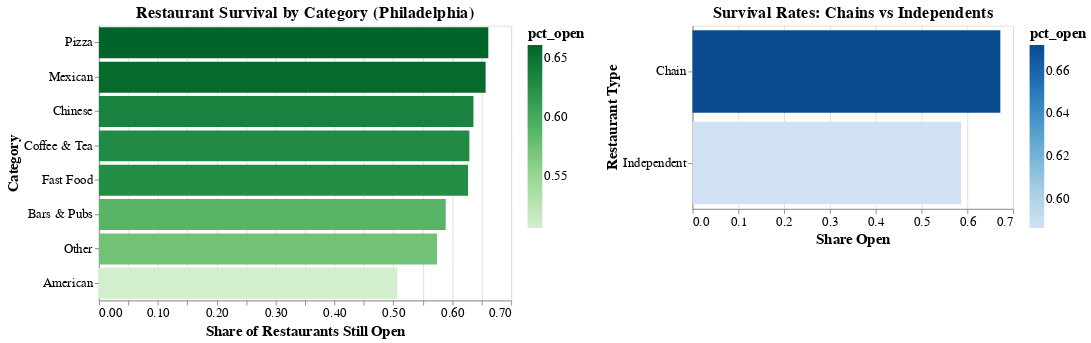

Source (notebook cell):
### Code cell
chain_chart = (
    alt.Chart(chain_summary)
      .mark_bar()
      .encode(
          x=alt.X("pct_open:Q", title="Share Open"),
          y=alt.Y("chain_label:N", sort="-x", title="Restaurant Type"),
          color=alt.Color("pct_open:Q", scale=alt.Scale(scheme="blues")),
          tooltip=["chain_label:N", "pct_open:Q", "n:Q"]
      )
      .properties(
          title="Survival Rates: Chains vs Independents",
          width=350,
          height=200
      )
)

chain_chart



combined_chart = alt.hconcat(
    cat_chart,
    chain_chart
).resolve_scale(
    color='independent'
).configure_title(
    fontSize=22,     
    font='Arial',
    fontWeight='bold'
)

combined_chart.configure_axis(
    labelFontSize=14,
    titleFontSize=16
).configure_legend(
    labelFontSize=14,
    titleFontSize=16
).configure_title(
    fontSize=18
)

### Figure 1 — Vega-Lite specification as saved in the notebook (floating-point values rounded to 4 significant figures)
{"config": {"view": {"continuousWidth": 300, "continuousHeight": 300}, "axis": {"labelFontSize": 14, "titleFontSize": 16}, "legend": {"labelFontSize": 14, "titleFontSize": 16}, "title": {"fontSize": 18}}, "hconcat": [{"data": {"name": "data-9c9085ad7ba1fc91c67bc47109861d77"}, "mark": {"type": "bar"}, "encoding": {"color": {"field": "pct_open", "scale": {"scheme": "greens"}, "type": "quantitative"}, "tooltip": [{"field": "category_simple", "type": "nominal"}, {"field": "pct_open", "type": "quantitative"}, {"field": "n", "type": "quantitative"}], "x": {"field": "pct_open", "title": "Share of Restaurants Still Open", "type": "quantitative"}, "y": {"field": "category_simple", "sort": "-x", "title": "Category", "type": "nominal"}}, "height": 300, "title": "Restaurant Survival by Category (Philadelphia)", "width": 450}, {"data": {"name": "data-dca81fd14b901de94aea92b17eed9352"}, "mark": {"type": "bar"}, "encoding": {"color": {"field": "pct_open", "scale": {"scheme": "blues"}, "type": "quantitative"}, "tooltip": [{"field": "chain_label", "type": "nominal"}, {"field": "pct_open", "type": "quantitative"}, {"field": "n", "type": "quantitative"}], "x": {"field": "pct_open", "title": "Share Open", "type": "quantitative"}, "y": {"field": "chain_label", "sort": "-x", "title": "Restaurant Type", "type": "nominal"}}, "height": 200, "title": "Survival Rates: Chains vs Independents", "width": 350}], "resolve": {"scale": {"color": "independent"}}, "$schema": "https://vega.github.io/schema/vega-lite/v5.20.1.json", "datasets": {"data-9c9085ad7ba1fc91c67bc47109861d77": [{"category_simple": "American", "pct_open": 0.5067, "n": 450}, {"category_simple": "Bars & Pubs", "pct_open": 0.589, "n": 1124}, {"category_simple": "Chinese", "pct_open": 0.636, "n": 467}, {"category_simple": "Coffee & Tea", "pct_open": 0.6291, "n": 701}, {"category_simple": "Fast Food", "pct_open": 0.6269, "n": 335}, {"category_simple": "Mexican", "pct_open": 0.6567, "n": 300}, {"category_simple": "Other", "pct_open": 0.5742, "n": 1679}, {"category_simple": "Pizza", "pct_open": 0.6613, "n": 800}], "data-dca81fd14b901de94aea92b17eed9352": [{"is_chain": false, "pct_open": 0.5865, "n": 4764, "chain_label": "Independent"}, {"is_chain": true, "pct_open": 0.6722, "n": 1092, "chain_label": "Chain"}]}}
